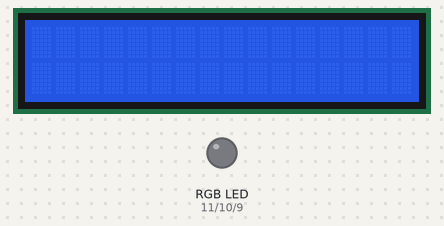
The sketch below on a simulated Arduino Uno, built with avr-gcc and run on an emulated ATmega328P. Parts: 16×2 character LCD, an RGB LED mixed from three pins (HIGH = lit). What the sketch prints to the serial monitor is not drawn.

Above: at 0.1 s.
At 1.3 s:
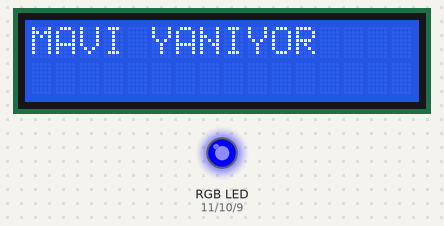
At 3.8 s:
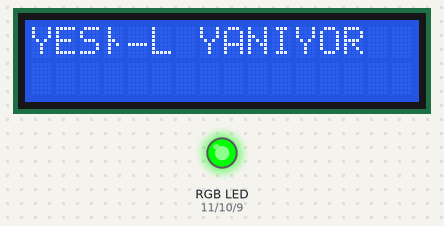
At 6.3 s:
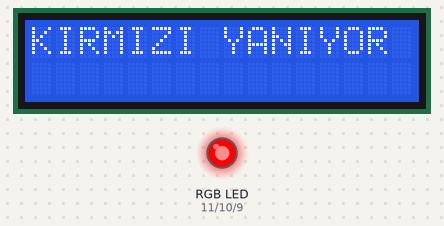
Timing chart, 0 to 40.0 s (numbered marks = the images above):
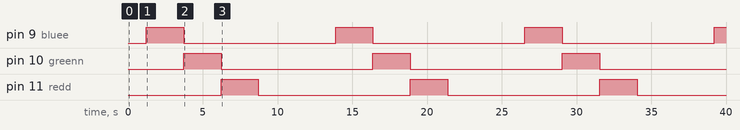

The sketch:

rgb.ino
```cpp
//Tuncer Yılmaz--Arduino UNO ile-KY-032 Kızılötesi sensör ile mesafe hesaplama

#include <LiquidCrystal.h> //LCD kütüphanesini kodumuza dahil ediyoruz

//Bağladığımız pinlere göre tanımlamalarımızı yapıyoruz
int bluee = 9;
int redd = 11;
int greenn  = 10;


LiquidCrystal lcd(7, 6, 5, 4, 3, 2); //LCD pinlerini tanımlıyoruz


void setup()
{

  Serial.begin(9600);
  lcd.begin(16, 2);
  pinMode(redd, OUTPUT); //
  pinMode(bluee, OUTPUT);
  pinMode(greenn, OUTPUT);


}

void loop() {


  Serial.print("  ");

  lcd.print("  ");


  lcd.setCursor(0, 0);
  delay(1000); //1000 milisaniye bekle
  // değerleri 1 saniye boyunca ekranda göreceğiz


  lcd.clear(); //Ekranı temizle
  delay(150); //150 milisaniye bekle
  //----------------------------------------------------------------------


   //
  {

    digitalWrite(bluee,HIGH);
    Serial.print("MAVİ yanıyor");
    lcd.print("MAVI YANIYOR");

    delay(2500);
    digitalWrite(bluee,LOW);
    lcd.clear();
    digitalWrite(greenn,HIGH);
    Serial.print("Yeşil yanıyor");
    lcd.print("YESİL YANIYOR");
    delay(2500);
    digitalWrite(greenn,LOW);
    lcd.clear();
    digitalWrite(redd,HIGH);
    Serial.print("Kırmızı yanıyor");
    lcd.setCursor(0, 0);   //İmleci 1. sütuna al .birinci değer sütun
    lcd.print("KIRMIZI YANIYOR");
    delay(2500);
    digitalWrite(redd,LOW);
    lcd.clear();
    lcd.setCursor(0, 1);   //İmleci 1. sütuna al .birinci değer sütun

    delay(1000);
  }


    Serial.println(""); //Belirlediğimiz kıstaslara uymayan diğer değerler
    lcd.setCursor(0, 0);   //İmleci 1. sütun 1.satıra al .birinci değer sütun ikinci değer satır

    lcd.setCursor(0, 1); //İmleci 2. satır 1. sütuna al

    delay(1000);


  Serial.println(); //Serial monitörde bir satır aşağı geç
  delay(1000); //1000 milisaniye bekle
  lcd.clear(); //LCD ekranı temizle
  delay(1000);

}
```

Measured:
- by itself, pin 9 (bluee), pin 10 (greenn), pin 11 (redd): alternates HIGH for 2.5 s and LOW for 10.2 s
- by itself, everything shown: repeats every 12.7 s, in 4 steps
- what the display in image 1 shows lasts 2.5 s, from 1.2 s to 3.7 s
